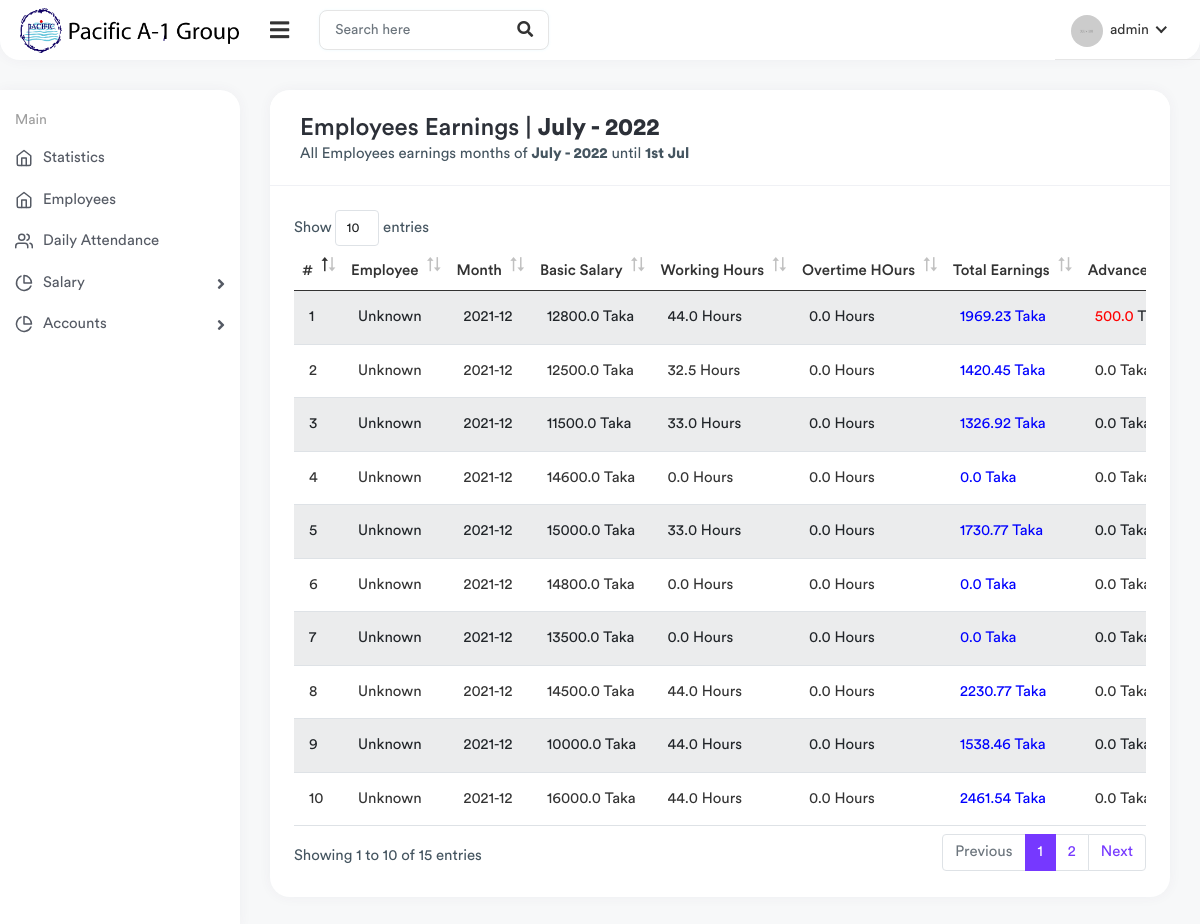
Page /salaryreports/ (signed in) on the committed database.
### appuser/models.py (models this page shows, shortened)
class EmployeeSalaryPaments(models.Model):
    id = models.AutoField(primary_key=True)
    employee = models.ForeignKey(HrEmployee, on_delete=models.CASCADE, blank=True, null=True)
    month = models.TextField(blank=True, null=True)
    paidamount = models.FloatField(blank=True, null=True, max_length=7)
    paidtime = models.DateTimeField(auto_now_add=True, null=True)
    workinghours = models.FloatField(blank=True, null=True)
    overtimehours = models.FloatField(blank=True, null=True)
    advanceTaken = models.FloatField(blank=True, null=True)
    baseSalary = models.FloatField(blank=True, null=True)
    totalEarnings = models.FloatField(blank=True, null=True)

### appuser/views.py (the view)
# urls.py: path('salaryreports/', views.salaryreports, name='salaryreports'),
@login_required(login_url='/login')
def salaryreports(request):
    records = EmployeeSalaryPaments.objects.filter().order_by('-paidtime')[0:1000]
    return render(request, 'apps/dashboard/salary-reports.html', {"records": records})

### appuser/templatetags/helpers_tags.py (called while the page is built)
@register.simple_tag
def get_username_from_userid(user_id):
    try:
        fname = HrEmployee.objects.get(id=user_id).emp_firstname
        lname = HrEmployee.objects.get(id=user_id).emp_lastname
        fullname = fname + " " + lname
        return fullname
    except HrEmployee.DoesNotExist:
        return 'Unknown'

### templates/apps/dashboard/salary-reports.html (shortened to what this page needs)
{% extends "main.html" %}
{% load static %}
{% load helpers_tags %}
{% block content %}
<div class="col-sm-12">
    <div class="card">
        <div class="card-header">
            <h4 class="card-title">Employees Earnings | <b>{% now " F - Y"  %}</b></h4>
            <p class="card-text">
                All Employees earnings months of <b>{% now " F - Y"  %}</b>  until <b>{% now "jS M " %}</b>
            </p>
        </div>
        <div class="card-body">
            <div class="table-responsive">
                <table class="datatable table table-striped">
                    <thead>
                        <tr>
                            <th>#</th>
                            <th>Employee</th>
                            <th>Month</th>
                            <th>Basic Salary</th>
                            <th>Working Hours</th>
                            <th>Overtime HOurs</th>
                            <th>Total Earnings</th>
                            <th>Advance Taken</th>
                        </tr>
                    </thead>
                    <tbody>
                         {% for record in records %}
                            <tr>
                                <td>{{forloop.counter}}</td>
                                <td>{% get_username_from_userid record.employee_id %}</td>
                                <td>{{ record.month }}</td>
                                <td>{{ record.baseSalary }} Taka</td>
                                <td>{{ record.workinghours }} Hours</td>
                                <td>{{ record.overtimehours }} Hours</td>
                                <td style="color:blue">{{ record.totalEarnings }} Taka</td>
                                <td>
                                    {% if record.advanceTaken > 0 %}
                                        <span style="color:red;">{{ record.advanceTaken }}</span>
                                    {% else %}
                                        {{ record.advanceTaken }}
                                    {% endif %}
                                    Taka</td>
                            </tr>
                         {% endfor %}
                    </tbody>
                </table>
            </div>
        </div>
    </div>
</div>
{% endblock %}

### templates/navbar.html (shortened to what this page needs)
{% load static %}
<div class="header">
    <div class="header-left">
        <a href="{% url 'dashboard' %}" class="logo">
            <img src='{% static "img/logo.png" %}' alt="Logo">
        </a>
    </div>
    <a href="javascript:void(0);" id="toggle_btn">
        <i class="fas fa-bars"></i>
    </a>
    <div class="top-nav-search">
        <form>
            <input type="text" class="form-control" placeholder="Search here">
            <button class="btn" type="submit"><i class="fas fa-search"></i></button>
        </form>
    </div>
    <ul class="nav nav-tabs user-menu">
        <li class="nav-item dropdown has-arrow main-drop">
            <a href="#" class="dropdown-toggle nav-link" data-bs-toggle="dropdown">
                <span class="user-img">
                    <img src="assets/img/profiles/avatar-01.jpg" alt="">
                </span>
                <span>{{ user.get_username }}</span>
            </a>
        </li>
    </ul>
</div>

### rows in the picture
EmployeeSalaryPaments: employee "Unknown", month "2021-12", baseSalary "12800.0", workinghours "44.0", overtimehours "0.0", totalEarnings "1969.23", advanceTaken "500.0"
EmployeeSalaryPaments: employee "Unknown", month "2021-12", baseSalary "12500.0", workinghours "32.5", overtimehours "0.0", totalEarnings "1420.45", advanceTaken "0.0"
EmployeeSalaryPaments: employee "Unknown", month "2021-12", baseSalary "11500.0", workinghours "33.0", overtimehours "0.0", totalEarnings "1326.92", advanceTaken "0.0"
EmployeeSalaryPaments: employee "Unknown", month "2021-12", baseSalary "14600.0", workinghours "0.0", overtimehours "0.0", totalEarnings "0.0", advanceTaken "0.0"
EmployeeSalaryPaments: employee "Unknown", month "2021-12", baseSalary "15000.0", workinghours "33.0", overtimehours "0.0", totalEarnings "1730.77", advanceTaken "0.0"
EmployeeSalaryPaments: employee "Unknown", month "2021-12", baseSalary "14800.0", workinghours "0.0", overtimehours "0.0", totalEarnings "0.0", advanceTaken "0.0"
EmployeeSalaryPaments: employee "Unknown", month "2021-12", baseSalary "13500.0", workinghours "0.0", overtimehours "0.0", totalEarnings "0.0", advanceTaken "0.0"
EmployeeSalaryPaments: employee "Unknown", month "2021-12", baseSalary "14500.0", workinghours "44.0", overtimehours "0.0", totalEarnings "2230.77", advanceTaken "0.0"
EmployeeSalaryPaments: employee "Unknown", month "2021-12", baseSalary "10000.0", workinghours "44.0", overtimehours "0.0", totalEarnings "1538.46", advanceTaken "0.0"
EmployeeSalaryPaments: employee "Unknown", month "2021-12", baseSalary "16000.0", workinghours "44.0", overtimehours "0.0", totalEarnings "2461.54", advanceTaken "0.0"

### other values in the picture
{{ user.get_username }} "admin"
